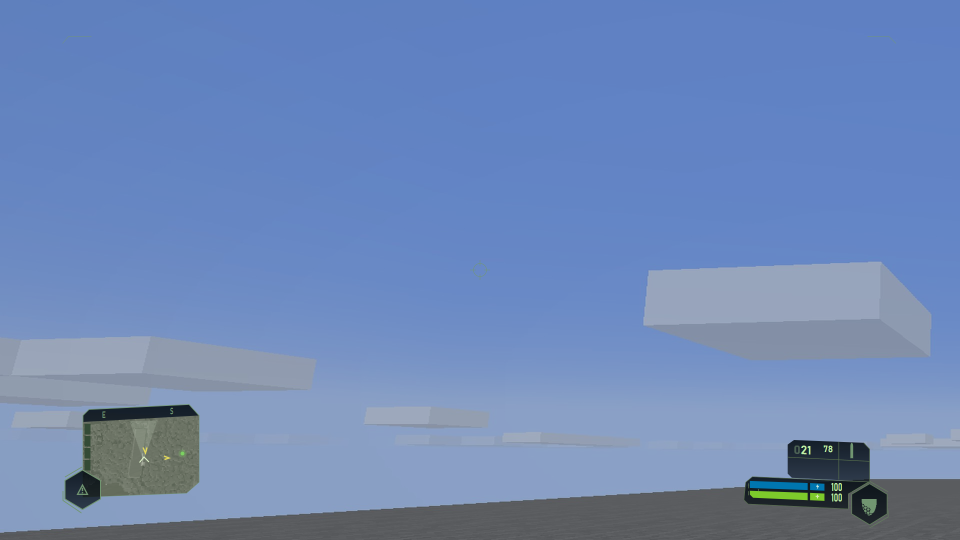
#> input picture design/nanosuit-1-hud/hud-normal.png, 1920 x 1080 px (shown at 1/2 size); its folder holds 6 pictures in this run
$ python make-comparisons-v3.py
#> lines starting #> are read from the running program, lines starting #| are printed output that depends on the picture
"""Build comparison plates from already rendered design previews."""
from pathlib import Path
from PIL import Image, ImageDraw, ImageFont
ROOT = Path(__file__).resolve().parent
try:
    font=ImageFont.truetype('C:/Windows/Fonts/arial.ttf',18)
except OSError:
    font=ImageFont.load_default()
canvas=Image.new('RGB',(1440,810),'#101719'); draw=ImageDraw.Draw(canvas)
#> after `canvas = Image.new('RGB', (1440, 810), '#101719')`:
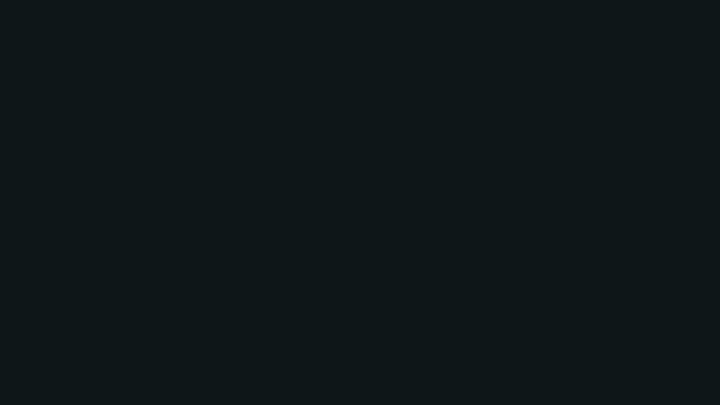
#> canvas: PIL image 1440x810 RGB (shown at 1/2 size); mean R, G, B 16, 23, 25
states=[('normal','Pistolet'),('fists-rest','Poings au repos'),('weapon-switch','Changement d’arme'),('critical','Énergie basse'),('night-vision','Vision nocturne'),('binocular-study','Jumelles · cible simulée'),('threat','Repéré'),('lost-orange','Perte de vue'),('night-binoculars','Jumelles + vision nocturne')]
for i,(name,label) in enumerate(states):
    im=Image.open(ROOT/f'hud-{name}.png').convert('RGB');im.thumbnail((472,245))
#> further down, im is the input picture: PIL image 1920x1080 RGB; mean R, G, B 110, 136.1, 183.9
#> after `im.thumbnail((472, 245))`:
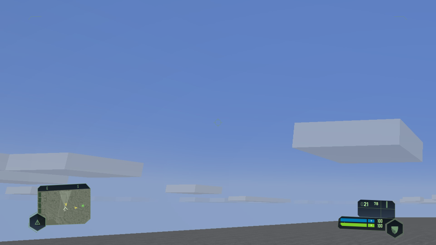
#> im: PIL image 436x245 RGB; mean R, G, B 110, 136.2, 183.9
    x=(i%3)*480;y=(i//3)*270;canvas.paste(im,(x,y+24));draw.text((x+8,y+2),label,fill='#c0d6bf',font=font)
#> after `canvas.paste(im, (x, y + 24))`:
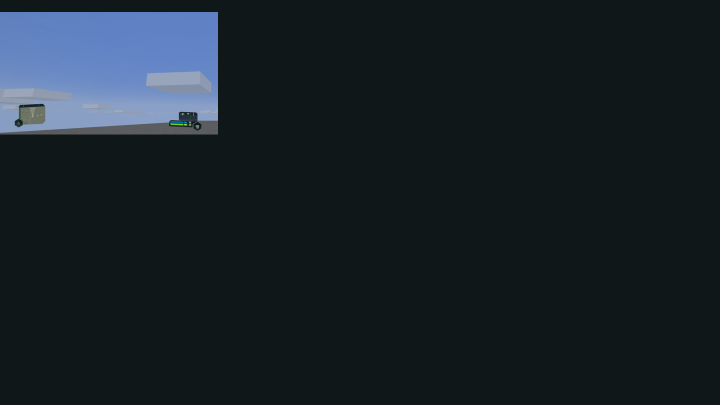
#> canvas: PIL image 1440x810 RGB (shown at 1/2 size); mean R, G, B 24.6, 33.4, 39.6
#> pass 2 of the loop `for i,(name,label) in enumerate(states):`:
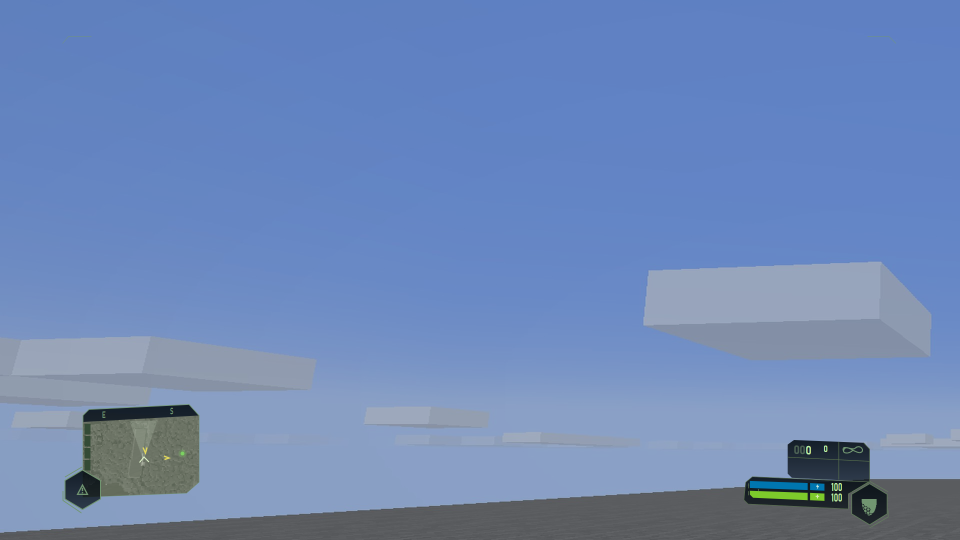
#> input picture design/nanosuit-1-hud/hud-fists-rest.png, 1920 x 1080 px (shown at 1/2 size)
#> im is the input picture: PIL image 1920x1080 RGB; mean R, G, B 110, 136.1, 183.9
#> `im.thumbnail((472, 245))`:
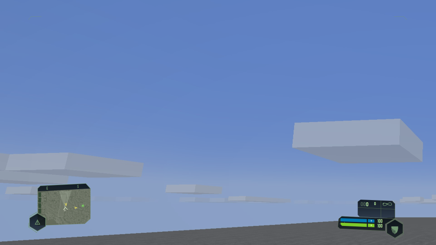
#> im: PIL image 436x245 RGB; mean R, G, B 110, 136.2, 183.9
#> `canvas.paste(im, (x, y + 24))`:
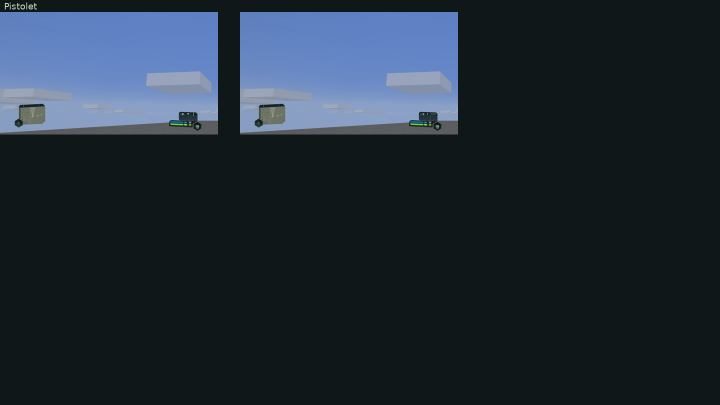
#> canvas: PIL image 1440x810 RGB (shown at 1/2 size); mean R, G, B 33.3, 43.8, 54.2
#> (the run stopped early here; a loop or call above may not have finished)
